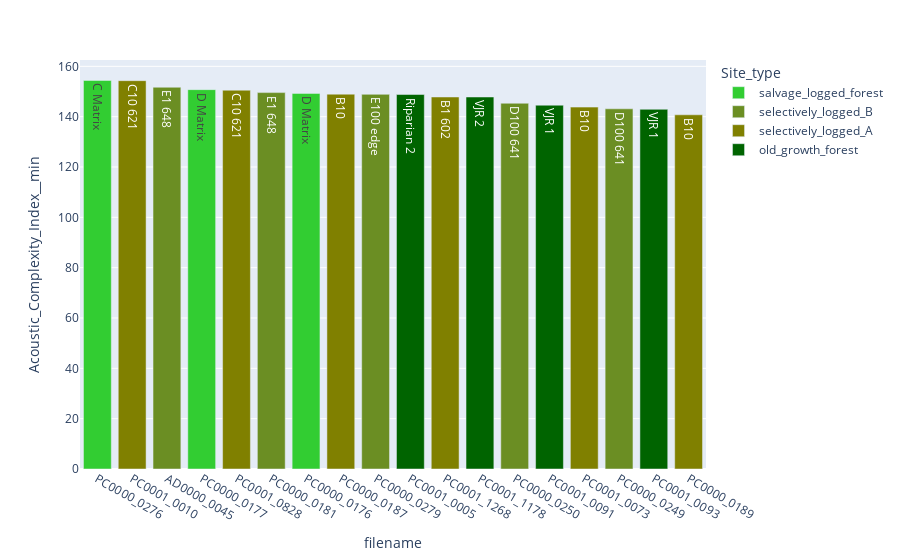

The code cell stored with this chart in its notebook:
### Code cell
fig = px.bar(dfmerged, 
             x = 'filename',
             y = 'Acoustic_Complexity_Index__min', 
             color = 'Site_type', 
             color_discrete_map = color_discrete_map,
             text = "Site"
            )
fig.update_layout(xaxis = {'categoryorder':'total descending'})

fig.show()

### Figure 1 — Plotly figure (JSON) as saved in the notebook; plotly's stock layout.template omitted (floating-point values rounded to 4 significant figures)
{"data": [{"alignmentgroup": "True", "hovertemplate": "Site_type=salvage_logged_forest<br>filename=%{x}<br>Acoustic_Complexity_Index__min=%{y}<br>Site=%{text}<extra></extra>", "legendgroup": "salvage_logged_forest", "marker": {"color": "LimeGreen"}, "name": "salvage_logged_forest", "offsetgroup": "salvage_logged_forest", "orientation": "v", "showlegend": true, "text": ["D Matrix", "D Matrix", "C Matrix"], "textposition": "auto", "type": "bar", "x": ["PC0000_0176", "PC0000_0177", "PC0000_0276"], "xaxis": "x", "y": [149.2, 150.7, 154.4], "yaxis": "y"}, {"alignmentgroup": "True", "hovertemplate": "Site_type=selectively_logged_B<br>filename=%{x}<br>Acoustic_Complexity_Index__min=%{y}<br>Site=%{text}<extra></extra>", "legendgroup": "selectively_logged_B", "marker": {"color": "OliveDrab"}, "name": "selectively_logged_B", "offsetgroup": "selectively_logged_B", "orientation": "v", "showlegend": true, "text": ["E1 648", "D100 641", "D100 641", "E100 edge", "E1 648"], "textposition": "auto", "type": "bar", "x": ["PC0000_0181", "PC0000_0249", "PC0000_0250", "PC0000_0279", "AD0000_0045"], "xaxis": "x", "y": [149.6, 143.1, 145.3, 148.9, 151.7], "yaxis": "y"}, {"alignmentgroup": "True", "hovertemplate": "Site_type=selectively_logged_A<br>filename=%{x}<br>Acoustic_Complexity_Index__min=%{y}<br>Site=%{text}<extra></extra>", "legendgroup": "selectively_logged_A", "marker": {"color": "Olive"}, "name": "selectively_logged_A", "offsetgroup": "selectively_logged_A", "orientation": "v", "showlegend": true, "text": ["B10", "B10", "C10 621", "B10", "C10 621", "B1 602"], "textposition": "auto", "type": "bar", "x": ["PC0000_0187", "PC0000_0189", "PC0001_0010", "PC0001_0073", "PC0001_0828", "PC0001_1268"], "xaxis": "x", "y": [148.9, 140.7, 154.3, 143.8, 150.5, 147.8], "yaxis": "y"}, {"alignmentgroup": "True", "hovertemplate": "Site_type=old_growth_forest<br>filename=%{x}<br>Acoustic_Complexity_Index__min=%{y}<br>Site=%{text}<extra></extra>", "legendgroup": "old_growth_forest", "marker": {"color": "DarkGreen"}, "name": "old_growth_forest", "offsetgroup": "old_growth_forest", "orientation": "v", "showlegend": true, "text": ["Riparian 2", "VJR 1", "VJR 1", "VJR 2"], "textposition": "auto", "type": "bar", "x": ["PC0001_0005", "PC0001_0091", "PC0001_0093", "PC0001_1178"], "xaxis": "x", "y": [148.8, 144.6, 142.9, 147.8], "yaxis": "y"}], "layout": {"autosize": true, "barmode": "relative", "legend": {"title": {"text": "Site_type"}, "tracegroupgap": 0}, "margin": {"t": 60}, "xaxis": {"anchor": "y", "autorange": true, "categoryorder": "total descending", "domain": [0, 1], "range": [-0.5, 17.5], "title": {"text": "filename"}, "type": "category"}, "yaxis": {"anchor": "x", "autorange": true, "domain": [0, 1], "range": [0, 162.5], "title": {"text": "Acoustic_Complexity_Index__min"}, "type": "linear"}}}
